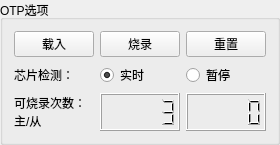
     <widget class="QGroupBox" name="groupBox_36">
      <property name="geometry">
       <rect>
        <x>1104</x>
        <y>528</y>
        <width>217</width>
        <height>145</height>
       </rect>
      </property>
      <property name="title">
       <string>OTP选项</string>
      </property>
      <layout class="QGridLayout" name="gridLayout_11">
       <item row="4" column="3">
        <widget class="QLCDNumber" name="lcdNumber_2"/>
       </item>
       <item row="4" column="1">
        <widget class="QLCDNumber" name="lcdNumber">
         <property name="value" stdset="0">
          <double>3.000000000000000</double>
         </property>
        </widget>
       </item>
       <item row="1" column="0">
        <widget class="QPushButton" name="pushbutton_load_registers">
         <property name="text">
          <string>载入</string>
         </property>
        </widget>
       </item>
       <item row="1" column="1">
        <widget class="QPushButton" name="pushbutton_burn_registers">
         <property name="text">
          <string>烧录</string>
         </property>
        </widget>
       </item>
       <item row="2" column="1">
        <widget class="QRadioButton" name="radiobutton_start_detect">
         <property name="text">
          <string>实时</string>
         </property>
         <property name="checked">
          <bool>true</bool>
         </property>
        </widget>
       </item>
       <item row="1" column="3">
        <widget class="QPushButton" name="pushbutton_reset_registers">
         <property name="text">
          <string>重置</string>
         </property>
        </widget>
       </item>
       <item row="2" column="3">
        <widget class="QRadioButton" name="radiobutton_pause_detect">
         <property name="text">
          <string>暂停</string>
         </property>
        </widget>
       </item>
       <item row="4" column="0">
        <widget class="QLabel" name="label_41">
         <property name="text">
          <string>可烧录次数：主/从</string>
         </property>
         <property name="textFormat">
          <enum>Qt::AutoText</enum>
         </property>
         <property name="wordWrap">
          <bool>true</bool>
         </property>
        </widget>
       </item>
       <item row="2" column="0">
        <widget class="QLabel" name="label_75">
         <property name="text">
          <string>芯片检测：</string>
         </property>
        </widget>
       </item>
      </layout>
     </widget>
